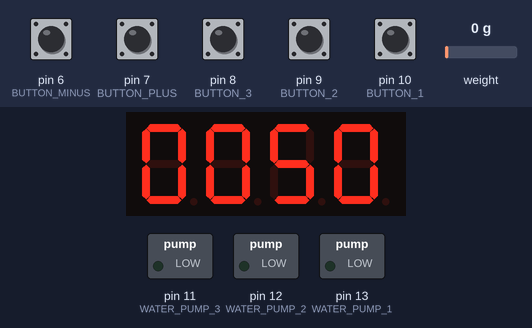
Bench run of a program on a simulated Arduino Uno, built with avr-gcc and run on an emulated ATmega328P. Parts: 4-digit seven-segment display, switched loads named in the program (green lamp = pin HIGH). The test bench sets the inputs (shaded band); at power-on: pin 6 (BUTTON_MINUS), pin 7 (BUTTON_PLUS), pin 8 (BUTTON_3), pin 9 (BUTTON_2), pin 10 (BUTTON_1) LOW, weight on the scale 0 g. What the program prints to the serial monitor is not drawn.

Above: at 5.8 s.
5.9 s: pin 6 (BUTTON_MINUS) pulled HIGH for 1 s
At 8.0 s:
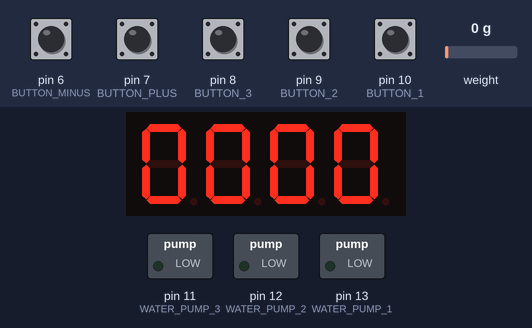
8.4 s: pin 8 (BUTTON_3) pulled HIGH for 0.15 s
At 10.4 s:
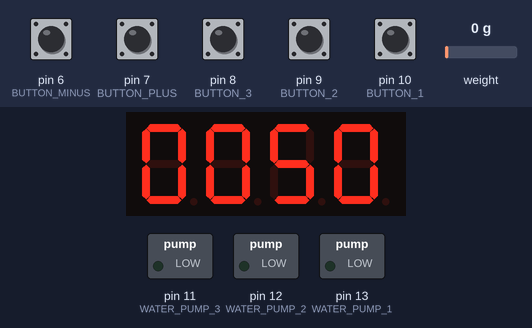
11.2 s: pin 7 (BUTTON_PLUS) pulled HIGH for 1 s
At 13.1 s:
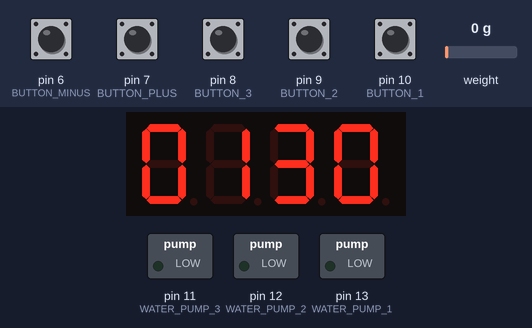
13.7 s: pin 7 (BUTTON_PLUS) pulled HIGH for 0.15 s
At 14.8 s:
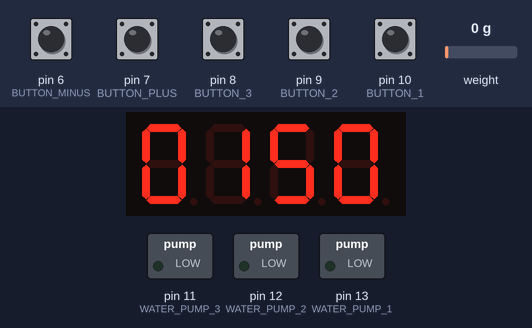
15.4 s: pin 6 (BUTTON_MINUS) driven HIGH and pin 8 (BUTTON_3) driven HIGH
At 18.0 s:
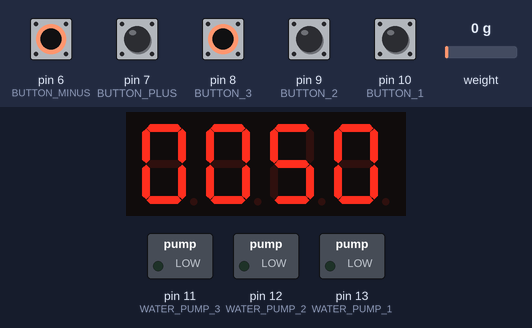
18.4 s: weight on the scale set to 9 g
20.3 s: weight on the scale set to 12 g
At 21.0 s:
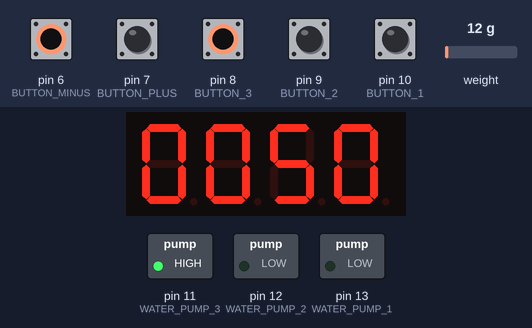
Timing chart, 0 to 22.8 s (numbered marks = the images above; inputs shaded):
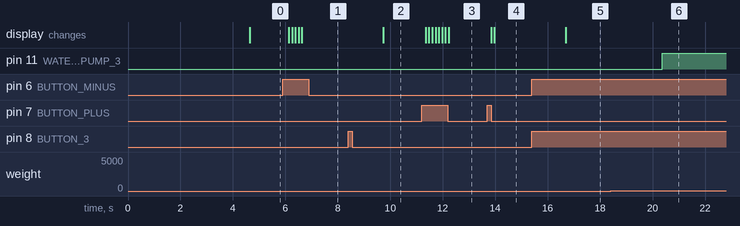

Measured:
- the behaviour switches between 10 and 11 g on weight on the scale (found by bisection; images 5 and 6)
- after the input at 5.9 s, the display: first changes after 0.23 s (image 1 shows a later state)
- after the input at 8.4 s, the display: changes after 1.3 s (image 2)
- after the input at 11.2 s, the display: first changes after 0.15 s (image 3 shows a later state)
- after the input at 13.7 s, the display: first changes after 0.14 s (image 4 shows a later state)
- after the input at 15.4 s, the display: changes after 1.3 s (image 5)
- after the input at 18.4 s, every drawn part: stays the same
- after the input at 20.3 s, pin 11 (WATER_PUMP_3): LOW → HIGH after 0.07 s

The program:

main.cpp
```cpp
#include "HX711.h"
#include <TM1637.h>
#define LOADCELL_DOUT_PIN 2
#define LOADCELL_SCK_PIN 3
#define DISPLAY_CLK_PIN 5
#define DISPLAY_DIO_PIN 4

float SCALE_CALIBRATE = 1200.f;
float weight, cup_weight;
float threshold = 10; //the border when we accept
// there is a cup on the load cell

#define WATER_PUMP_1 13
#define WATER_PUMP_2 12
#define WATER_PUMP_3 11

#define BUTTON_1 10
#define BUTTON_2 9
#define BUTTON_3 8
#define BUTTON_PLUS 7 // button 4
#define BUTTON_MINUS 6 // button 5


HX711 scale;
TM1637 display(DISPLAY_CLK_PIN, DISPLAY_DIO_PIN);

int check_button(){

  while(1){

    int is_clicked_1 = digitalRead(BUTTON_1);
    //delay(10);
    int is_clicked_2 = digitalRead(BUTTON_2);
    //delay(10);
    int is_clicked_3 = digitalRead(BUTTON_3);
    //delay(10);

    int is_clicked_PLUS = digitalRead(BUTTON_PLUS);
    //delay(10);
    int is_clicked_MINUS = digitalRead(BUTTON_MINUS);
    delay(100);


    if(is_clicked_1 == HIGH){
      return 1;
    }
    else if(is_clicked_2 == HIGH){
      return 2;
    }
    else if(is_clicked_3 == HIGH){
      return 3;
    }
    else if(is_clicked_PLUS == HIGH){
      return 4; // PLUS
    }
    else if(is_clicked_MINUS == HIGH){
      return 5; // MINUS
    }
    else{
      return -1;
    }

  }
}

void displayNumber(int num){
  int position = 3;
  while(position >= 0){

    while(num > 0){
      display.display(position, num % 10);
      num /= 10;
      position--;
    }

    display.display(position, 0);
    position--;
  }

}

void setup() {
  pinMode(WATER_PUMP_1, OUTPUT);
  pinMode(WATER_PUMP_2, OUTPUT);
  pinMode(WATER_PUMP_3, OUTPUT);

  pinMode(BUTTON_1, INPUT);
  pinMode(BUTTON_2, INPUT);
  pinMode(BUTTON_3, INPUT);
  pinMode(BUTTON_PLUS, INPUT);
  pinMode(BUTTON_MINUS, INPUT);

  display.init();
  display.set(5);


  Serial.begin(9600);
  Serial.println("Initializing the scale");

  // Initialize library with data output pin, clock input pin and gain factor.
  // Channel selection is made by passing the appropriate gain:
  // - With a gain factor of 64 or 128, channel A is selected
  // - With a gain factor of 32, channel B is selected
  // By omitting the gain factor parameter, the library
  // default "128" (Channel A) is used here.
  scale.begin(LOADCELL_DOUT_PIN, LOADCELL_SCK_PIN);

  scale.set_scale(SCALE_CALIBRATE);                      // this value is obtained by calibrating the scale with known weights; see the README for details

  scale.read();                 // print a raw reading from the ADC
  scale.read();
  scale.read();

  scale.tare();				        // reset the scale to 0

  scale.read();                 // print a raw reading from the ADC
  scale.read();
  scale.read();


  Serial.print("read average: \t\t");
  Serial.println(scale.read_average(20));       // print the average of 20 readings from the ADC

  Serial.print("get value: \t\t");
  Serial.println(scale.get_value(5));		// print the average of 5 readings from the ADC minus the tare weight, set with tare()

  Serial.print("get units: \t\t");
  Serial.println(scale.get_units(5), 1);        // print the average of 5 readings from the ADC minus tare weight, divided
						// by the SCALE parameter set with set_scale

  Serial.println("Readings:");
}


float grams_to_pour = 50;// by default
int PUMP;
void loop() {
  displayNumber(grams_to_pour);

  int read_button = check_button();

  switch(read_button){
    case 1:
      PUMP = WATER_PUMP_1;
      break;

    case 2:
      PUMP = WATER_PUMP_2;
      break;

    case 3:
      PUMP = WATER_PUMP_3;
      break;

    case 4:
      grams_to_pour += 10; // will increase grams by 10g
      return;

    case 5:
      grams_to_pour -= 10; // will decrease grams by 10g
      return;

    case -1:
      return;

  }

  Serial.print("one reading:\t");
  Serial.print(scale.get_units(), 1);
  Serial.print("\t| average:\t");
  weight = scale.get_units(10);
  Serial.println(weight, 1);

  if(weight > threshold){
    cup_weight = weight;
    while(weight < cup_weight + grams_to_pour){
      digitalWrite(PUMP, HIGH);
      weight = scale.get_units(5);
      Serial.print("Now measuring:\t");
      Serial.println(weight, 1);
    }

    digitalWrite(PUMP, LOW);

  }

  delay(10);
  grams_to_pour = 50;
  Serial.print("Ready for new coctail:\t");
}
```
